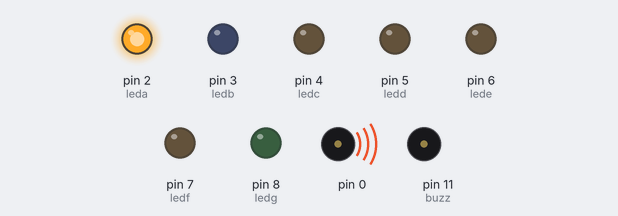
The sketch below on a simulated Arduino Uno, built with avr-gcc and run on an emulated ATmega328P. On the bench: output pins drawn as LEDs (lit = HIGH), buzzer (waves = sounding, pin HIGH).

Above: at 0.05 s.
At 1.35 s:
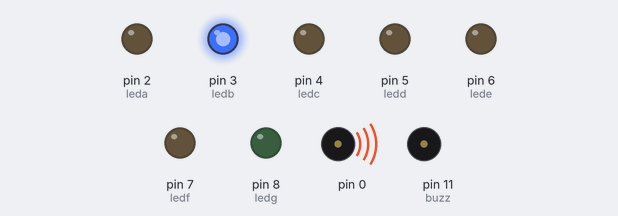
At 2.7 s:
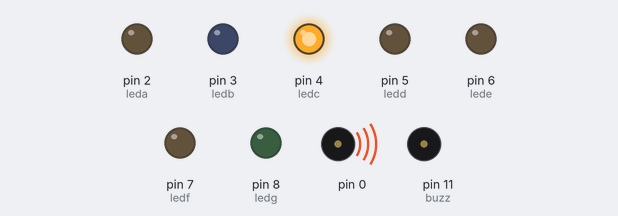
Timing chart, 0 to 3.0 s (numbered marks = the images above):
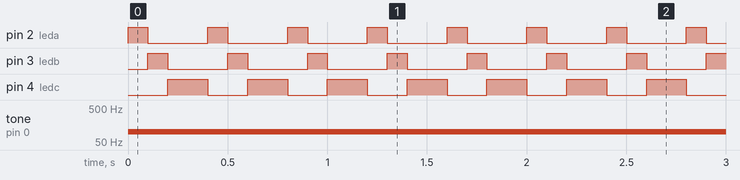

The sketch:

sketch_may26a.ino
```cpp
int leda= 2;
int ledb= 3;
int ledc= 4;
int ledd= 5;
int lede= 6;
int ledf= 7;
int ledg= 8;
int buzz= 11;

float a= 0.212;
float b= 0.24694;
float c= 0.26163;
float d= 0.29366;
float e= 0.32963;
float f= 0.34923;
float g= 0.392;

void setup() {
  pinMode(leda,OUTPUT);
  pinMode(ledb,OUTPUT);
  pinMode(ledc,OUTPUT);
  pinMode(ledd,OUTPUT);
  pinMode(lede,OUTPUT);
  pinMode(ledf,OUTPUT);
  pinMode(ledg,OUTPUT);
  pinMode(buzz,OUTPUT);
}

void loop() {
  tone(a,100);
  digitalWrite(leda, HIGH);
  delay(100);
  digitalWrite(leda, LOW);

  tone(b,100);
  digitalWrite(ledb, HIGH);
  delay(100);
  digitalWrite(ledb,LOW);

  tone(c,100);
  digitalWrite(ledc, HIGH);
  delay(100);
  digitalWrite(ledc,LOW);

  tone(d,100);
  digitalWrite(ledd, HIGH);
  noTone(0);
  digitalWrite(ledd,LOW);

  tone(b,100);
  digitalWrite(ledb, HIGH);
  noTone(0);
  digitalWrite(ledb,LOW);

  tone(c,100);
  digitalWrite(ledc, HIGH);
  delay(100);
  digitalWrite(ledc,LOW);

}
```

Measured:
- by itself, pin 2 (leda), pin 3 (ledb): alternates HIGH for 0.10 s and LOW for 0.30 s
- by itself, pin 4 (ledc): alternates HIGH for 0.20 s and LOW for 0.20 s
- by itself, tone on pin 0: silent → 100 Hz at 0.00 s
